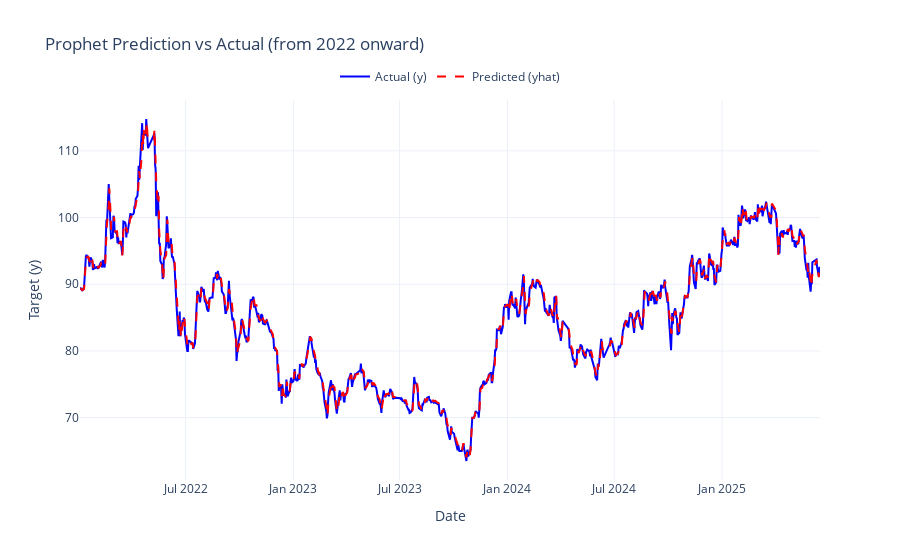

Notebook source saved alongside this figure:
### Code cell
import pandas as pd
import plotly.graph_objects as go
from prophet import Prophet

# --- Ensure 'ds' is datetime ---
df_profit['ds'] = pd.to_datetime(df_profit['ds'])

# --- Filter forecast start date ---
forecast_start_date = pd.Timestamp('2022-01-03')

# --- Filter training data before forecast_start_date ---
train = df_profit[df_profit['ds'] < forecast_start_date].copy()

# --- Build & Fit Model ---
m = Prophet(
    yearly_seasonality=True,
    weekly_seasonality=True,
    **best_params
)

# Add external regressors
regressors = [
    "close_shifted", "return_1d", "close_lag_1", "close_lag_2",
    "rolling_mean_5", "rolling_std_5", "rolling_mean_10",
    "rolling_std_10", "high_low_range", "open"
]
for reg in regressors:
    m.add_regressor(reg)

# Fit model on pre-2022 data
m.fit(train)

# --- Prepare future dataframe ---
full_future = df_profit[['ds'] + regressors].copy()
future = full_future[full_future['ds'] >= forecast_start_date].reset_index(drop=True)

# Predict only from 1/3/2022 onward
forecast = m.predict(future)

# Merge actual and predicted for plotting
actual = df_profit[df_profit['ds'] >= '2022-01-01'][['ds', 'y']].copy()
forecast = forecast[['ds', 'yhat']]

merged = pd.merge(actual, forecast, on='ds', how='left')

# --- Plotting with Plotly ---
fig = go.Figure()

# Actual
fig.add_trace(go.Scatter(
    x=merged['ds'], y=merged['y'],
    mode='lines', name='Actual (y)',
    line=dict(color='blue', width=2)
))

# Predicted
fig.add_trace(go.Scatter(
    x=merged['ds'], y=merged['yhat'],
    mode='lines', name='Predicted (yhat)',
    line=dict(color='red', width=2, dash='dash')
))

from datetime import datetime




fig.update_layout(
    title='Prophet Prediction vs Actual (from 2022 onward)',
    xaxis_title='Date',
    yaxis_title='Target (y)',
    template='plotly_white',
    legend=dict(orientation='h', y=1.1, x=0.5, xanchor='center')
)

fig.show()

### Figure 1 — Plotly figure (JSON) as saved in the notebook; plotly's stock layout.template omitted (floating-point values rounded to 4 significant figures; data arrays with more than 128 entries replaced by an {"elided": "..."} marker saying what was removed)
{"data": [{"line": {"color": "blue", "width": 2}, "mode": "lines", "name": "Actual (y)", "type": "scatter", "x": {"elided": "858 str values"}, "y": {"elided": "858 float values"}}, {"line": {"color": "red", "dash": "dash", "width": 2}, "mode": "lines", "name": "Predicted (yhat)", "type": "scatter", "x": {"elided": "858 str values"}, "y": {"elided": "858 float values"}}], "layout": {"legend": {"orientation": "h", "x": 0.5, "xanchor": "center", "y": 1.1}, "title": {"text": "Prophet Prediction vs Actual (from 2022 onward)"}, "xaxis": {"title": {"text": "Date"}}, "yaxis": {"title": {"text": "Target (y)"}}}}
